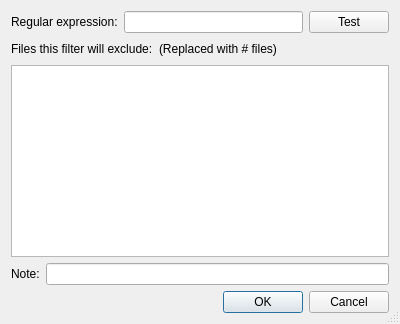
<?xml version="1.0" encoding="UTF-8"?>
<ui version="4.0">
 <class>NewFileFilter</class>
 <widget class="QDialog" name="NewFileFilter">
  <property name="windowModality">
   <enum>Qt::ApplicationModal</enum>
  </property>
  <property name="geometry">
   <rect>
    <x>0</x>
    <y>0</y>
    <width>400</width>
    <height>300</height>
   </rect>
  </property>
  <property name="baseSize">
   <size>
    <width>400</width>
    <height>300</height>
   </size>
  </property>
  <property name="windowTitle">
   <string>New file filter</string>
  </property>
  <property name="sizeGripEnabled">
   <bool>true</bool>
  </property>
  <layout class="QVBoxLayout" name="verticalLayout">
   <item>
    <layout class="QHBoxLayout" name="horizontalLayout">
     <item>
      <widget class="QLabel" name="label">
       <property name="text">
        <string>Regular expression:</string>
       </property>
      </widget>
     </item>
     <item>
      <widget class="QLineEdit" name="regexLineEdit"/>
     </item>
     <item>
      <widget class="QPushButton" name="testButton">
       <property name="text">
        <string>Test</string>
       </property>
      </widget>
     </item>
    </layout>
   </item>
   <item>
    <layout class="QHBoxLayout" name="horizontalLayout_3">
     <item>
      <widget class="QLabel" name="label_2">
       <property name="text">
        <string>Files this filter will exclude:</string>
       </property>
      </widget>
     </item>
     <item>
      <widget class="QLabel" name="numberOfMatchesLabel">
       <property name="text">
        <string>(Replaced with # files)</string>
       </property>
      </widget>
     </item>
     <item>
      <spacer name="horizontalSpacer">
       <property name="orientation">
        <enum>Qt::Horizontal</enum>
       </property>
       <property name="sizeHint" stdset="0">
        <size>
         <width>40</width>
         <height>20</height>
        </size>
       </property>
      </spacer>
     </item>
    </layout>
   </item>
   <item>
    <widget class="QListWidget" name="resultsList">
     <property name="sizePolicy">
      <sizepolicy hsizetype="Preferred" vsizetype="MinimumExpanding">
       <horstretch>0</horstretch>
       <verstretch>0</verstretch>
      </sizepolicy>
     </property>
    </widget>
   </item>
   <item>
    <layout class="QHBoxLayout" name="horizontalLayout_2">
     <item>
      <widget class="QLabel" name="label_3">
       <property name="text">
        <string>Note:</string>
       </property>
      </widget>
     </item>
     <item>
      <widget class="QLineEdit" name="noteLineEdit"/>
     </item>
    </layout>
   </item>
   <item>
    <widget class="QDialogButtonBox" name="buttonBox">
     <property name="orientation">
      <enum>Qt::Horizontal</enum>
     </property>
     <property name="standardButtons">
      <set>QDialogButtonBox::Cancel|QDialogButtonBox::Ok</set>
     </property>
    </widget>
   </item>
  </layout>
 </widget>
 <resources/>
 <connections>
  <connection>
   <sender>buttonBox</sender>
   <signal>accepted()</signal>
   <receiver>NewFileFilter</receiver>
   <slot>accept()</slot>
   <hints>
    <hint type="sourcelabel">
     <x>248</x>
     <y>254</y>
    </hint>
    <hint type="destinationlabel">
     <x>157</x>
     <y>274</y>
    </hint>
   </hints>
  </connection>
  <connection>
   <sender>buttonBox</sender>
   <signal>rejected()</signal>
   <receiver>NewFileFilter</receiver>
   <slot>reject()</slot>
   <hints>
    <hint type="sourcelabel">
     <x>316</x>
     <y>260</y>
    </hint>
    <hint type="destinationlabel">
     <x>286</x>
     <y>274</y>
    </hint>
   </hints>
  </connection>
 </connections>
</ui>
